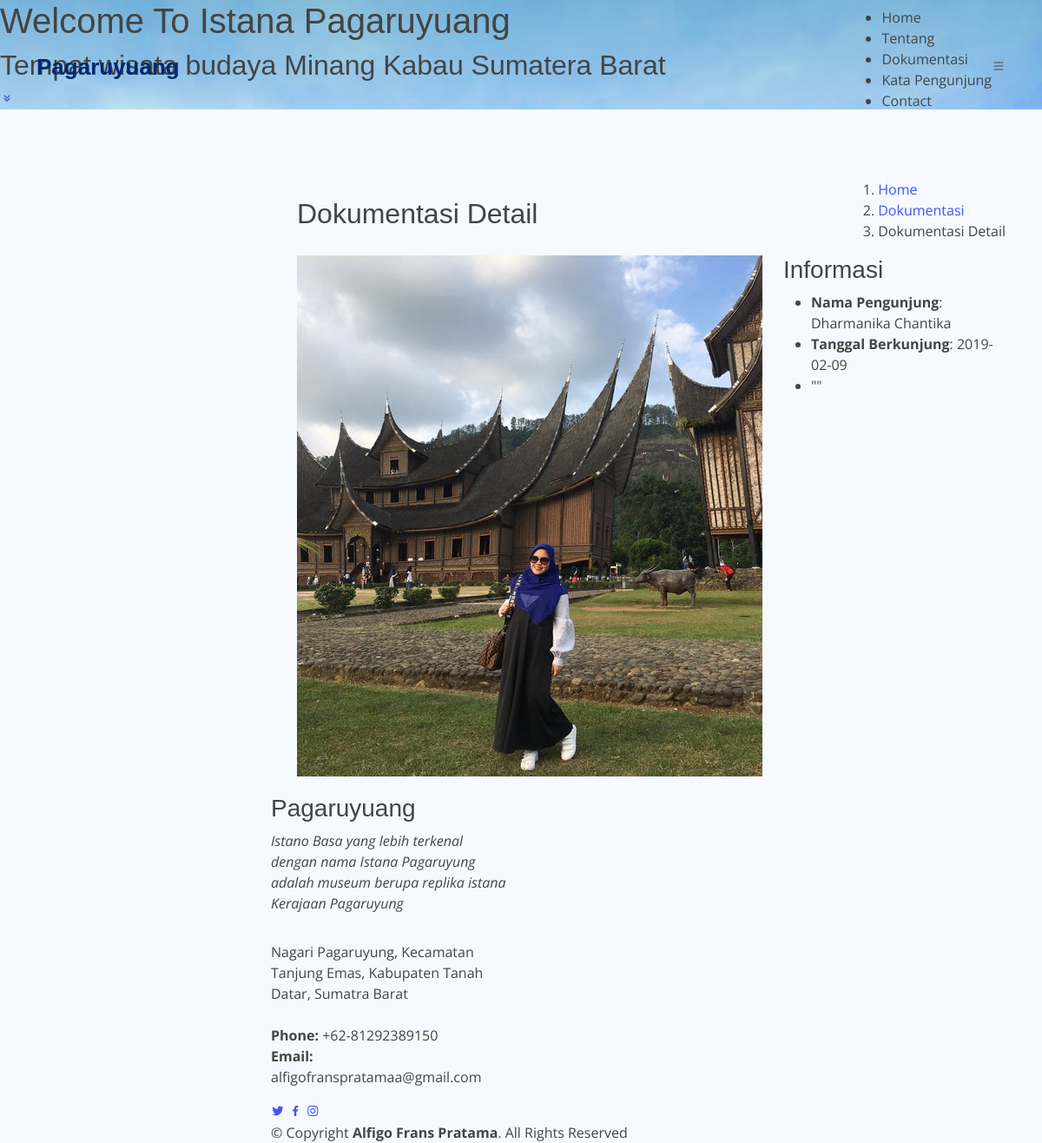
The page /landingpage/dokumentasi/4 on the database its author committed.
### tables this page shows
CREATE TABLE `tb_settings` (
  `id` int(11) NOT NULL,
  `judul_halaman` varchar(255) DEFAULT NULL,
  `text_sambutan` varchar(255) DEFAULT NULL,
  `desc_sambutan` text DEFAULT NULL,
  `sampul_website` varchar(255) DEFAULT NULL,
  `desc_web` varchar(255) DEFAULT NULL,
  `alamat` text DEFAULT NULL,
  `phone` char(20) DEFAULT NULL,
  `email` varchar(100) DEFAULT NULL,
  `twitter` varchar(255) DEFAULT NULL,
  `facebook` varchar(255) DEFAULT NULL,
  `instagram` varchar(255) DEFAULT NULL
);

CREATE TABLE `tb_dokumentasi` (
  `id_dokumentasi` int(11) NOT NULL,
  `thumbnail` varchar(255) NOT NULL,
  `nama_pengunjung` varchar(255) NOT NULL,
  `tanggal` date NOT NULL,
  `deskripsi` varchar(255) NOT NULL,
  `views` int(11) NOT NULL
);

### application/views/page/layout.php (called while the page is built)
<?php
require_once 'templates/head.php';
require_once 'templates/content.php';
require_once 'templates/footer.php';
?>

### application/controllers/Landingpage.php (called while the page is built, shortened)
<?php
class Landingpage extends CI_Controller
{
    public function dokumentasi($id)
    {
        $settings = $this->db->get('tb_settings')->row_array();
        $dokumentasi = $this->db->get_where('tb_dokumentasi', ['id_dokumentasi' => $id])->row_array();
        $data = array(
            'title' => 'Istana Pagaruyuang',
            'isi' => 'page/dokumentasi/detail',
            'settings' => $settings,
            'dokumentasi' => $dokumentasi,
        );
        $this->load->view('page/layout', $data, FALSE);
    }
}

### index.php (called while the page is built, shortened)
<?php
require_once BASEPATH.'core/CodeIgniter.php';

### application/views/page/templates/content.php (called while the page is built)
<?php
if($isi){
    $this->load->view($isi);
}

### application/views/page/dokumentasi/detail.php (the view, shortened to what this page needs)
<main id="main">
    <section class="breadcrumbs">
        <div class="container">
            <div class="d-flex justify-content-between align-items-center">
                <h2>Dokumentasi Detail</h2>
                <ol>
                    <li><a href="<?= base_url('') ?>">Home</a></li>
                    <li><a href="<?= base_url('landingpage/alldokumentasi/') ?>">Dokumentasi</a></li>
                    <li>Dokumentasi Detail</li>
                </ol>
            </div>
        </div>
    </section>
    <section id="portfolio" class="portfolio">
        <div class="container">
            <div class="row gy-4">
                <div class="col-lg-8">
                    <div class="portfolio-details-slider swiper">
                        <div class="swiper-wrapper align-items-center">
                            <div class="swiper-slide">
                                <img src="<?= base_url('vendor/dokumentasi/') . $dokumentasi['thumbnail']; ?>" alt="">
                            </div>
                        </div>
                    </div>
                </div>
                <div class="col-lg-4">
                    <div class="portfolio-info">
                        <h3>Informasi</h3>
                        <ul>
                            <li><strong>Nama Pengunjung</strong>: <?= $dokumentasi['nama_pengunjung'] ?></li>
                            <li><strong>Tanggal Berkunjung</strong>: <?= $dokumentasi['tanggal']; ?></li>
                            <li>
                                <p>
                                    "<?php echo $dokumentasi['deskripsi'] ?>"
                                </p>
                            </li>
                        </ul>
                    </div>
                </div>
            </div>
        </div>
    </section>
</main>

### application/views/page/templates/head.php (shortened to what this page needs)
<!DOCTYPE html>
<html lang="en">
<head>
    <link href="<?= base_url('vendor/landingpage/') ?>assets/vendor/aos/aos.css" rel="stylesheet">
    <link href="<?= base_url('vendor/landingpage/') ?>assets/vendor/bootstrap/css/bootstrap.min.css" rel="stylesheet">
    <link href="<?= base_url('vendor/landingpage/') ?>assets/vendor/bootstrap-icons/bootstrap-icons.css" rel="stylesheet">
    <link href="<?= base_url('vendor/landingpage/') ?>assets/vendor/boxicons/css/boxicons.min.css" rel="stylesheet">
    <link href="<?= base_url('vendor/landingpage/') ?>assets/vendor/glightbox/css/glightbox.min.css" rel="stylesheet">
    <link href="<?= base_url('vendor/landingpage/') ?>assets/vendor/swiper/swiper-bundle.min.css" rel="stylesheet">
    <link href="<?= base_url('vendor/landingpage/') ?>assets/css/style.css" rel="stylesheet">
</head>
<body>
    <header id="header" class="fixed-top header-transparent">
        <div class="container d-flex align-items-center justify-content-between">
            <div class="logo">
                <h1 class="text-light"><a href="<?= base_url(''); ?>"><span><?= $settings['judul_halaman'] ?></span></a></h1>
            </div>
            <nav id="navbar" class="navbar">
                <ul>
                    <li><a class="nav-link scrollto active" href="#hero">Home</a></li>
                    <li><a class="nav-link scrollto" href="#tentang">Tentang</a></li>
                    <li><a class="nav-link scrollto" href="#dokumentasi">Dokumentasi</a></li>
                    <li><a class="nav-link scrollto" href="#katapengunjung">Kata Pengunjung</a></li>
                    <li><a class="nav-link scrollto" href="#contact">Contact</a></li>
                </ul>
                <i class="bi bi-list mobile-nav-toggle"></i>
            </nav>
        </div>
    </header>
    <section id="hero">
        <div class="hero-container" data-aos="fade-up">
            <h1><?= $settings['text_sambutan']; ?></h1>
            <h2><?= $settings['desc_sambutan'] ?></h2>
            <a href="#about" class="btn-get-started scrollto"><i class="bx bx-chevrons-down"></i></a>
        </div>
    </section>

### application/views/page/templates/footer.php (shortened to what this page needs)
<footer id="footer">
    <div class="footer-top">
        <div class="container">
            <div class="row">
                <div class="col-lg-4 col-md-6">
                    <div class="footer-info">
                        <h3><?= $settings['judul_halaman'] ?></h3>
                        <p class="pb-3"><em><?= $settings['desc_web'] ?></em></p>
                        <p>
                            <?= $settings['alamat'] ?><br><br>
                            <strong>Phone:</strong> <?= $settings['phone'] ?><br>
                            <strong>Email:</strong> <?= $settings['email'] ?><br>
                        </p>
                        <div class="social-links mt-3">
                            <a href="<?= $settings['twitter'] ?>" class="twitter"><i class="bx bxl-twitter"></i></a>
                            <a href="<?= $settings['facebook'] ?>" class="facebook"><i class="bx bxl-facebook"></i></a>
                            <a href="<?= $settings['instagram'] ?>" class="instagram"><i class="bx bxl-instagram"></i></a>
                        </div>
                    </div>
                </div>
            </div>
        </div>
    </div>
    <div class="container">
        <div class="copyright">
            &copy; Copyright <strong><span>Alfigo Frans Pratama</span></strong>. All Rights Reserved
        </div>
    </div>
</footer>
</body>
</html>

### rows shown on the page
tb_settings: judul_halaman "Pagaruyuang", text_sambutan "Welcome To Istana Pagaruyuang", desc_sambutan "Tempat wisata budaya Minang Kabau Sumatera Barat", desc_web "Istano Basa yang lebih terkenal dengan nama Istana Pagaruyung adalah museum berupa replika istana Kerajaan Pagaruyung", alamat "Nagari Pagaruyung, Kecamatan Tanjung Emas, Kabupaten Tanah Datar, Sumatra Barat", phone "+62-81292389150", email "alfigofranspratamaa@gmail.com"
tb_dokumentasi: thumbnail (picture), nama_pengunjung "Dharmanika Chantika", tanggal "2019-02-09"
